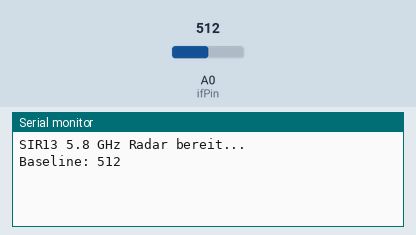
Recording of a sketch running on a simulated Arduino Uno, built with avr-gcc and run on an emulated ATmega328P. Parts: the last lines printed to the serial monitor. Inputs (shaded band) come from the test bench; at power-on: A0 (ifPin) = 512.

Above: at 2.7 s.
2.8 s: A0 (ifPin) set to 716
At 3.06 s:
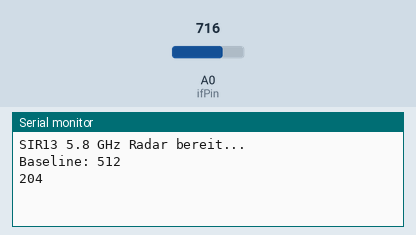
4.6 s: A0 (ifPin) set to 900
At 4.67 s:
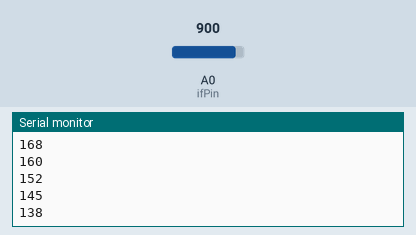
Timing chart, 0 to 7.6 s (numbered marks = the images above; inputs shaded):
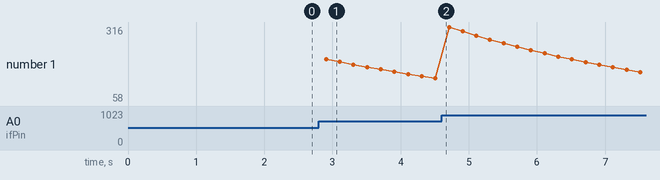

Measured:
- after the input at 2.8 s, the serial monitor: prints a new line after 0.11 s (image 1)

The sketch:

rafa_grok10.ino
```cpp
const int ifPin = A0;          // IF-Ausgang an Analog-Pin A0
const int threshold = 30;      // Empfindlichkeit (anpassen: 15–50)
int baseline = 0;

void setup() {
  Serial.begin(9600);
  Serial.println("SIR13 5.8 GHz Radar bereit...");

  // Baseline (Ruhewert) ermitteln
  long sum = 0;
  for (int i = 0; i < 50; i++) {
    sum += analogRead(ifPin);
    delay(10);
  }
  baseline = sum / 50;
  Serial.print("Baseline: ");
  Serial.println(baseline);
  delay(1000);
}

void loop() {
  int value = analogRead(ifPin);
  int diff = abs(value - baseline);

  if (diff > threshold) {
   // Serial.print("  Diff: ");
    Serial.println(diff);
   // Serial.print("  Rohwert: ");
   // Serial.println(value);
  }

  // Baseline langsam nachführen (gegen Drift)
  baseline = (baseline * 19 + value) / 20;

  delay(200);
}
```
